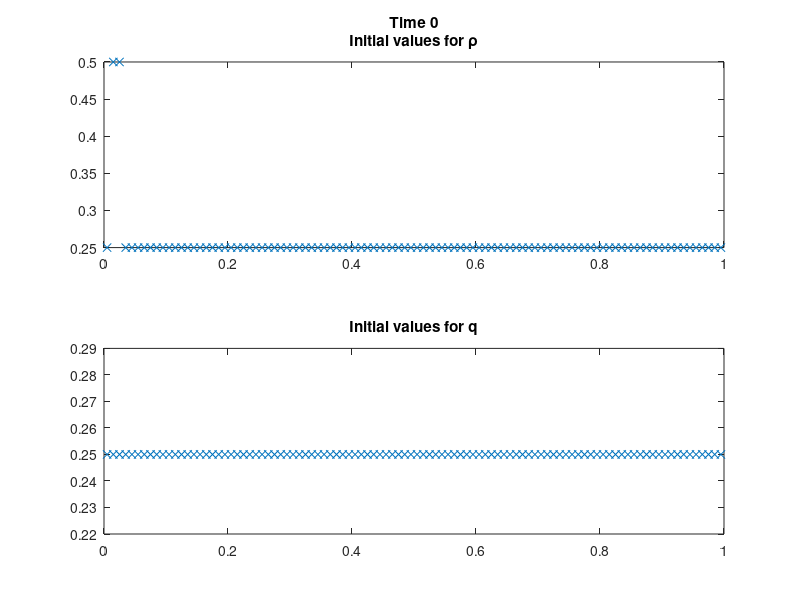

This figure's MATLAB source: (Note: this script raises an error after producing the figure.)
%GodunovSplitting for the system: 
%   dtP + 1/H*dx((1-P)^H*Z) = 0
%   dtZ + dxZ               = -1/epsilon(Z-H*F(P)/((1-P)^H))
%the PDE is solved with GodunovScheme
%   dtP + dxQ                           = 0
%   dtQ + HQ/(1-P)dxP + (1-HQ/(1-P))dxQ = 0
%for the ODE we take the resulting Q to get Z
%   Z = HQ/((1-P)^H)
%the ODE is then solved with implicit euler in order to be able to set
%epsilon = 0
%   dtP = 0
%   dtZ = -1/epsilon*(Z-H*F(P)/((1-P)^H))
%The update formula for the implicit Euler is
%   Zn+1 = (epsilon*Zn + dt*C)/(epsilon + dt)
%If we don't allow epsilon = 0 we directly get an exact solution for Z(t)
%   Z(t) = exp(-dt/epsilon)(Z0 + epsilon*C*exp(dt/epsilon)-epsilon*C)
%with C = H*F(P)/(epsilon*(1-P)^H)

%If epsilon is allowed to be zero, epsilon_zero is set true
epsilon_zero = true;

%Setting the model-parameters
%H >= 1, shouldn't be choosen to large since it's the distance in the 
%Taylor approximation
H = 1;
%for epsilon->0 the model should behave like the LWR-model
epsilon = 0.01;

%Setting the parameters for the numerical method
%number of cells
N = 100;
%the intervall
a = 0;
b = 1;
%cell size
dx = (b-a)/N;
%cell vector
x = (a+dx/2:dx:b-dx/2);

%Set the initial values
u0 = 1/4*ones(2,N);
u0(1,2:3) = 2*u0(1,2:3);
t = 0;

%Plot the initial data
figure
%plot for p
plot_p = subplot(2,1,1);
plot(plot_p,x,u0(1,:),'x')
title(plot_p,{['Time ',num2str(t)];'Initial values for \rho'})
%plot for q
plot_q = subplot(2,1,2);
plot(plot_q,x,u0(2,:),'x');
title(plot_q,'Initial values for q')
%since the values for q and p are between zero and one we can fix the axes
axis([plot_p,plot_q],[a b 0 1.1])
pause

u = u0;
for i = 1:2*N
    
    %solving the homogenous PDE
    dt = get_dt(H,u,dx);
    u_star = godunovStep(u,dt,dx,H);
    t = t+dt;
    
    %solving the inhomogenous ODE 
    p = u_star(1,:);
    q_star = u_star(2,:);
    C = H*p./(epsilon*(1-p).^(H-1));
    z0 = H*q_star./((1-p).^H);
    if epsilon_zero 
        %in this case we need a diffrent dt
        dt = 1;
        z = (epsilon*z0 + dt*C)/(epsilon+dt);
    else
        z = exp(-1/epsilon*dt).*(z0 + epsilon*C.*exp(1/epsilon*dt) - epsilon*C);
    end
    q = 1/H*(1-p).^H.*z;
    t = t + dt;
    
    %putting together the solution
    u = [p;q];
    
    %plot the solution at the current time
    plot_p = subplot(2,1,1);
    plot(plot_p,x,u(1,:),'x');
    title(plot_p,{['Time ',num2str(t)];'Values for \rho'})
    plot_q = subplot(2,1,2);
    plot(plot_q,x,u(2,:),'x');
    title(plot_q,'Values for q')
    pause(2*dt);
    
end
    
